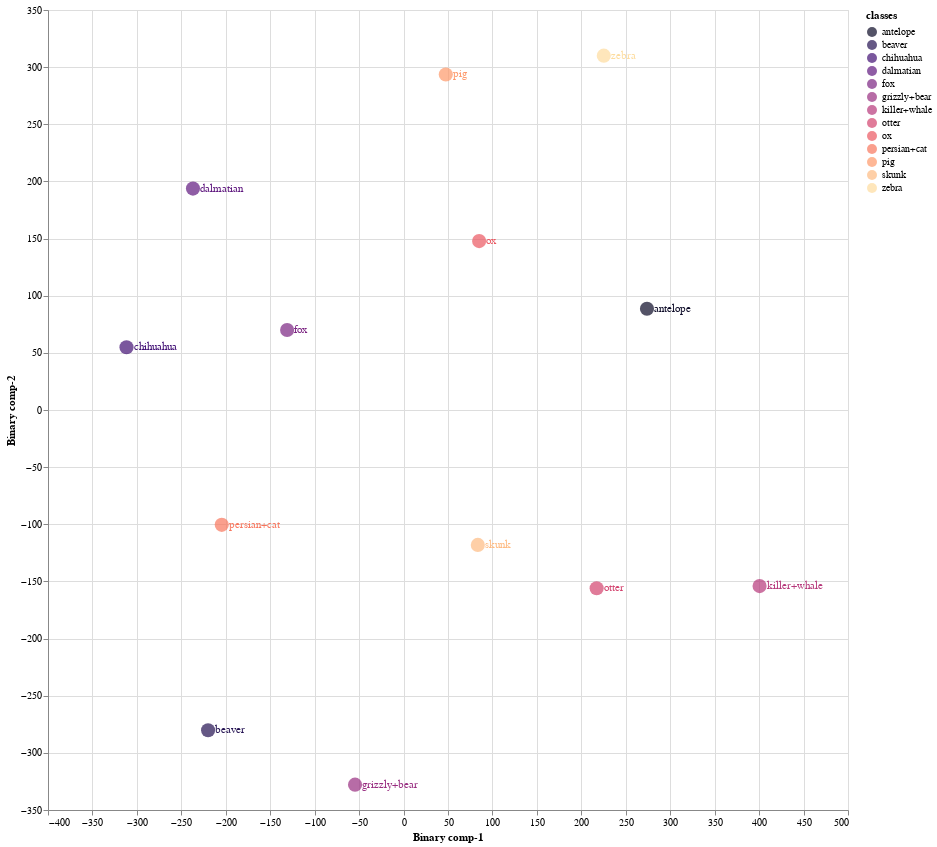
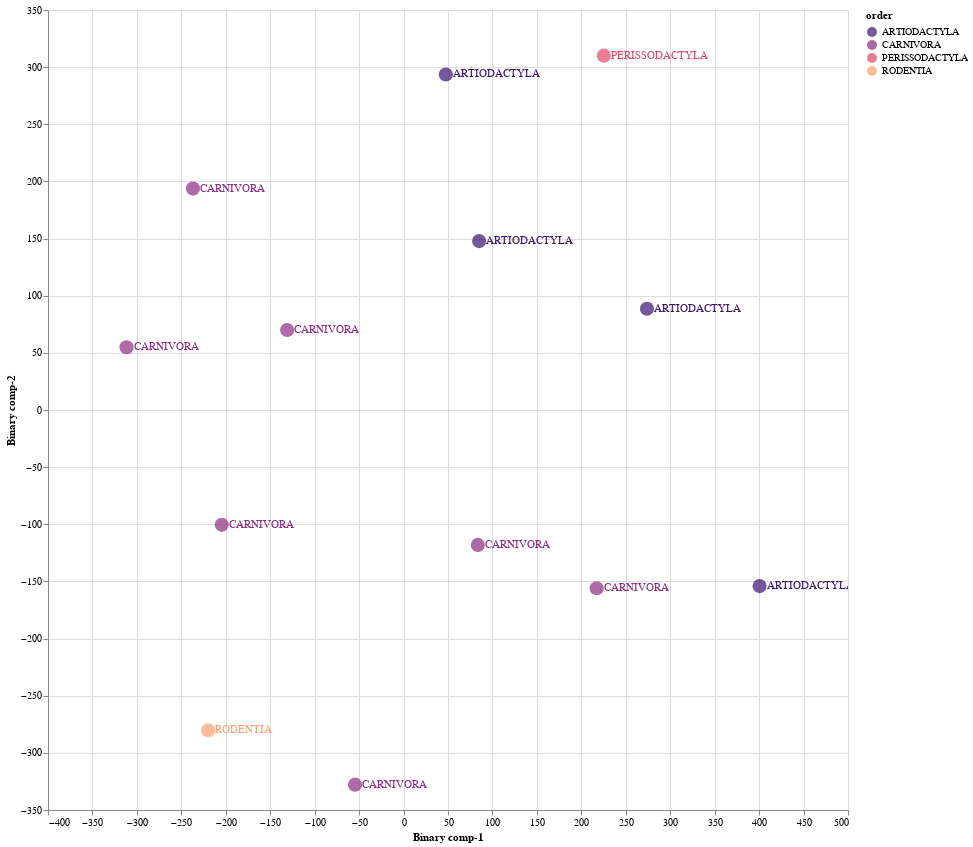

These figures' notebook cell, in order:
### Code cell
Train02 = CZSL(mode = "Train", 
               split = 2, 
               DNN = ProjectionNetwork2, 
               epochs = 13, 
               bs = 34, 
               numunits = 0, 
               lr = 0.032045737317419054, 
               optimiser = nn.Sigmoid(), 
               dropout = 0.15445606357703778, 
               mom = 0.9042552894432444, 
               wd = 0,  
               device = 'cuda', 
               checkpoint = CP2, 
               pred_type = 'Probabilistic', 
               dist_type = 'cosine')

#mode
#1. "Train" - Use Train Val split
#2. "Test" - For Unseen Test Data

#split
# 1 -Train/Val Split 1
# 2 -Train/Val Split 2
# 3 -Train/Val Split 3

#pred_type
#1. "Probabilistic" - continous real numbers giving probability for prdiction to be 1
#2. "Deterministic" - 1 or 0 prediction values

#dist_type
#1. euclidean
#2. cosine
#3. hamming
#4. jaccard

### Figure 1 — Vega-Lite specification as saved in the notebook (floating-point values rounded to 4 significant figures)
{"config": {"view": {"continuousWidth": 400, "continuousHeight": 300}}, "layer": [{"mark": {"type": "circle", "size": 200}, "encoding": {"color": {"field": "classes", "scale": {"scheme": "Magma"}, "type": "nominal"}, "x": {"field": "Binary comp-1", "type": "quantitative"}, "y": {"field": "Binary comp-2", "type": "quantitative"}}, "height": 800, "selection": {"selector007": {"type": "interval", "bind": "scales", "encodings": ["x", "y"]}}, "width": 800}, {"mark": {"type": "text", "align": "left", "baseline": "middle", "dx": 7}, "encoding": {"color": {"field": "classes", "scale": {"scheme": "Magma"}, "type": "nominal"}, "text": {"field": "classes", "type": "nominal"}, "x": {"field": "Binary comp-1", "type": "quantitative"}, "y": {"field": "Binary comp-2", "type": "quantitative"}}, "height": 800, "width": 800}], "data": {"name": "data-043f39e4dca9e45f1f3873fe8c2dc584"}, "$schema": "https://vega.github.io/schema/vega-lite/v4.17.0.json", "datasets": {"data-043f39e4dca9e45f1f3873fe8c2dc584": [{"Binary comp-1": 273.8, "Binary comp-2": 88.56, "classes": "antelope", "sciName": "Antilope_cervicapra", "animal_label": 1, "animal_class": "antelope", "mainCommonName": "Blackbuck", "otherCommonNames": "Indian Antelope", "class": "Mammalia", "infraclass": "Placentalia", "magnorder": "Boreoeutheria", "superorder": "Laurasiatheria", "order": "ARTIODACTYLA", "suborder": "RUMINANTIA", "infraorder": "PECORA", "parvorder": null, "superfamily": null, "family": "BOVIDAE", "subfamily": "ANTILOPINAE", "tribe": "ANTILOPINI", "genus": "Antilope"}, {"Binary comp-1": -54.58, "Binary comp-2": -327.8, "classes": "grizzly+bear", "sciName": "Ursus_arctos", "animal_label": 2, "animal_class": "grizzly+bear", "mainCommonName": "Brown Bear", "otherCommonNames": "Grizzly Bear|Kodiak Bear", "class": "Mammalia", "infraclass": "Placentalia", "magnorder": "Boreoeutheria", "superorder": "Laurasiatheria", "order": "CARNIVORA", "suborder": "CANIFORMIA", "infraorder": "ARCTOIDEA", "parvorder": null, "superfamily": "URSOIDEA", "family": "URSIDAE", "subfamily": "URSINAE", "tribe": null, "genus": "Ursus"}, {"Binary comp-1": 400.5, "Binary comp-2": -154.1, "classes": "killer+whale", "sciName": "Orcinus_orca", "animal_label": 3, "animal_class": "killer+whale", "mainCommonName": "Killer Whale", "otherCommonNames": "Orca", "class": "Mammalia", "infraclass": "Placentalia", "magnorder": "Boreoeutheria", "superorder": "Laurasiatheria", "order": "ARTIODACTYLA", "suborder": "WHIPPOMORPHA", "infraorder": "CETACEA", "parvorder": "ODONTOCETI", "superfamily": "DELPHINOIDEA", "family": "DELPHINIDAE", "subfamily": "INCERTAE SEDIS", "tribe": null, "genus": "Orcinus"}, {"Binary comp-1": -219.9, "Binary comp-2": -280.3, "classes": "beaver", "sciName": "Aplodontia_rufa", "animal_label": 4, "animal_class": "beaver", "mainCommonName": "Mountain Beaver", "otherCommonNames": "Boomer|Sewellel|Point Arena Mountain Beaver|Point Reyes Mountain Beaver", "class": "Mammalia", "infraclass": "Placentalia", "magnorder": "Boreoeutheria", "superorder": "Euarchontoglires", "order": "RODENTIA", "suborder": "SCIUROMORPHA", "infraorder": null, "parvorder": null, "superfamily": null, "family": "APLODONTIIDAE", "subfamily": null, "tribe": null, "genus": "Aplodontia"}, {"Binary comp-1": -236.9, "Binary comp-2": 193.7, "classes": "dalmatian", "sciName": "Canis_familiaris", "animal_label": 5, "animal_class": "dalmatian", "mainCommonName": "Domestic Dog", "otherCommonNames": "Dog|Dingo|Feral Dog|New Guinea Singing Dog|Village Dog", "class": "Mammalia", "infraclass": "Placentalia", "magnorder": "Boreoeutheria", "superorder": "Laurasiatheria", "order": "CARNIVORA", "suborder": "CANIFORMIA", "infraorder": "CANOIDEA", "parvorder": null, "superfamily": null, "family": "CANIDAE", "subfamily": null, "tribe": null, "genus": "Canis"}, {"Binary comp-1": -204.5, "Binary comp-2": -100.5, "classes": "persian+cat", "sciName": "Felis_catus", "animal_label": 6, "animal_class": "persian+cat", "mainCommonName": "Domestic Cat", "otherCommonNames": "Cat", "class": "Mammalia", "infraclass": "Placentalia", "magnorder": "Boreoeutheria", "superorder": "Laurasiatheria", "order": "CARNIVORA", "suborder": "FELIFORMIA", "infraorder": "FELOIDEA", "parvorder": null, "superfamily": null, "family": "FELIDAE", "subfamily": "FELINAE", "tribe": null, "genus": "Felis"}, {"Binary comp-1": 83.55, "Binary comp-2": -118.0, "classes": "skunk", "sciName": "Spilogale_putorius", "animal_label": 11, "animal_class": "skunk", "mainCommonName": "Alleghanian Spotted Skunk", "otherCommonNames": "Eastern Spotted Skunk", "class": "Mammalia", "infraclass": "Placentalia", "magnorder": "Boreoeutheria", "superorder": "Laurasiatheria", "order": "CARNIVORA", "suborder": "CANIFORMIA", "infraorder": "ARCTOIDEA", "parvorder": null, "superfamily": "MUSTELOIDEA", "family": "MEPHITIDAE", "subfamily": "MEPHITINAE", "tribe": null, "genus": "Spilogale"}, {"Binary comp-1": 85.03, "Binary comp-2": 147.8, "classes": "ox", "sciName": "Bos_sauveli", "animal_label": 21, "animal_class": "ox", "mainCommonName": "Kouprey", "otherCommonNames": "Gray Ox|Indochinese Forest Ox", "class": "Mammalia", "infraclass": "Placentalia", "magnorder": "Boreoeutheria", "superorder": "Laurasiatheria", "order": "ARTIODACTYLA", "suborder": "RUMINANTIA", "infraorder": "PECORA", "parvorder": null, "superfamily": null, "family": "BOVIDAE", "subfamily": "BOVINAE", "tribe": "BOVINI", "genus": "Bos"}, {"Binary comp-1": -131.0, "Binary comp-2": 70.01, "classes": "fox", "sciName": "Vulpes_lagopus", "animal_label": 22, "animal_class": "fox", "mainCommonName": "Arctic Fox", "otherCommonNames": "Polar Fox", "class": "Mammalia", "infraclass": "Placentalia", "magnorder": "Boreoeutheria", "superorder": "Laurasiatheria", "order": "CARNIVORA", "suborder": "CANIFORMIA", "infraorder": "CANOIDEA", "parvorder": null, "superfamily": null, "family": "CANIDAE", "subfamily": null, "tribe": null, "genus": "Vulpes"}, {"Binary comp-1": -311.7, "Binary comp-2": 54.89, "classes": "chihuahua", "sciName": "Canis_familiaris", "animal_label": 33, "animal_class": "chihuahua", "mainCommonName": "Domestic Dog", "otherCommonNames": "Dog|Dingo|Feral Dog|New Guinea Singing Dog|Village Dog", "class": "Mammalia", "infraclass": "Placentalia", "magnorder": "Boreoeutheria", "superorder": "Laurasiatheria", "order": "CARNIVORA", "suborder": "CANIFORMIA", "infraorder": "CANOIDEA", "parvorder": null, "superfamily": null, "family": "CANIDAE", "subfamily": null, "tribe": null, "genus": "Canis"}, {"Binary comp-1": 217.2, "Binary comp-2": -156.0, "classes": "otter", "sciName": "Aonyx_capensis", "animal_label": 36, "animal_class": "otter", "mainCommonName": "African Clawless Otter", "otherCommonNames": "Cape Clawless Otter", "class": "Mammalia", "infraclass": "Placentalia", "magnorder": "Boreoeutheria", "superorder": "Laurasiatheria", "order": "CARNIVORA", "suborder": "CANIFORMIA", "infraorder": "ARCTOIDEA", "parvorder": null, "superfamily": "MUSTELOIDEA", "family": "MUSTELIDAE", "subfamily": "LUTRINAE", "tribe": null, "genus": "Aonyx"}, {"Binary comp-1": 225.3, "Binary comp-2": 310.0, "classes": "zebra", "sciName": "Equus_grevyi", "animal_label": 38, "animal_class": "zebra", "mainCommonName": "Grevy's Zebra", "otherCommonNames": "Imperial Zebra", "class": "Mammalia", "infraclass": "Placentalia", "magnorder": "Boreoeutheria", "superorder": "Laurasiatheria", "order": "PERISSODACTYLA", "suborder": "HIPOMORPHA", "infraorder": null, "parvorder": null, "superfamily": null, "family": "EQUIDAE", "subfamily": null, "tribe": null, "genus": "Equus"}, {"Binary comp-1": 47.53, "Binary comp-2": 293.6, "classes": "pig", "sciName": "Sus_domesticus", "animal_label": 42, "animal_class": "pig", "mainCommonName": "Domestic Pig", "otherCommonNames": "Hog|Pig|Swine", "class": "Mammalia", "infraclass": "Placentalia", "magnorder": "Boreoeutheria", "superorder": "Laurasiatheria", "order": "ARTIODACTYLA", "suborder": "SUINA", "infraorder": null, "parvorder": null, "superfamily": null, "family": "SUIDAE", "subfamily": null, "tribe": null, "genus": "Sus"}]}}

### Figure 2 — Vega-Lite specification as saved in the notebook (floating-point values rounded to 4 significant figures)
{"config": {"view": {"continuousWidth": 400, "continuousHeight": 300}}, "layer": [{"mark": {"type": "circle", "size": 200}, "encoding": {"color": {"field": "order", "scale": {"scheme": "Magma"}, "type": "nominal"}, "x": {"field": "Binary comp-1", "type": "quantitative"}, "y": {"field": "Binary comp-2", "type": "quantitative"}}, "height": 800, "selection": {"selector008": {"type": "interval", "bind": "scales", "encodings": ["x", "y"]}}, "width": 800}, {"mark": {"type": "text", "align": "left", "baseline": "middle", "dx": 7}, "encoding": {"color": {"field": "order", "scale": {"scheme": "Magma"}, "type": "nominal"}, "text": {"field": "order", "type": "nominal"}, "x": {"field": "Binary comp-1", "type": "quantitative"}, "y": {"field": "Binary comp-2", "type": "quantitative"}}, "height": 800, "width": 800}], "data": {"name": "data-043f39e4dca9e45f1f3873fe8c2dc584"}, "$schema": "https://vega.github.io/schema/vega-lite/v4.17.0.json", "datasets": {"data-043f39e4dca9e45f1f3873fe8c2dc584": [{"Binary comp-1": 273.8, "Binary comp-2": 88.56, "classes": "antelope", "sciName": "Antilope_cervicapra", "animal_label": 1, "animal_class": "antelope", "mainCommonName": "Blackbuck", "otherCommonNames": "Indian Antelope", "class": "Mammalia", "infraclass": "Placentalia", "magnorder": "Boreoeutheria", "superorder": "Laurasiatheria", "order": "ARTIODACTYLA", "suborder": "RUMINANTIA", "infraorder": "PECORA", "parvorder": null, "superfamily": null, "family": "BOVIDAE", "subfamily": "ANTILOPINAE", "tribe": "ANTILOPINI", "genus": "Antilope"}, {"Binary comp-1": -54.58, "Binary comp-2": -327.8, "classes": "grizzly+bear", "sciName": "Ursus_arctos", "animal_label": 2, "animal_class": "grizzly+bear", "mainCommonName": "Brown Bear", "otherCommonNames": "Grizzly Bear|Kodiak Bear", "class": "Mammalia", "infraclass": "Placentalia", "magnorder": "Boreoeutheria", "superorder": "Laurasiatheria", "order": "CARNIVORA", "suborder": "CANIFORMIA", "infraorder": "ARCTOIDEA", "parvorder": null, "superfamily": "URSOIDEA", "family": "URSIDAE", "subfamily": "URSINAE", "tribe": null, "genus": "Ursus"}, {"Binary comp-1": 400.5, "Binary comp-2": -154.1, "classes": "killer+whale", "sciName": "Orcinus_orca", "animal_label": 3, "animal_class": "killer+whale", "mainCommonName": "Killer Whale", "otherCommonNames": "Orca", "class": "Mammalia", "infraclass": "Placentalia", "magnorder": "Boreoeutheria", "superorder": "Laurasiatheria", "order": "ARTIODACTYLA", "suborder": "WHIPPOMORPHA", "infraorder": "CETACEA", "parvorder": "ODONTOCETI", "superfamily": "DELPHINOIDEA", "family": "DELPHINIDAE", "subfamily": "INCERTAE SEDIS", "tribe": null, "genus": "Orcinus"}, {"Binary comp-1": -219.9, "Binary comp-2": -280.3, "classes": "beaver", "sciName": "Aplodontia_rufa", "animal_label": 4, "animal_class": "beaver", "mainCommonName": "Mountain Beaver", "otherCommonNames": "Boomer|Sewellel|Point Arena Mountain Beaver|Point Reyes Mountain Beaver", "class": "Mammalia", "infraclass": "Placentalia", "magnorder": "Boreoeutheria", "superorder": "Euarchontoglires", "order": "RODENTIA", "suborder": "SCIUROMORPHA", "infraorder": null, "parvorder": null, "superfamily": null, "family": "APLODONTIIDAE", "subfamily": null, "tribe": null, "genus": "Aplodontia"}, {"Binary comp-1": -236.9, "Binary comp-2": 193.7, "classes": "dalmatian", "sciName": "Canis_familiaris", "animal_label": 5, "animal_class": "dalmatian", "mainCommonName": "Domestic Dog", "otherCommonNames": "Dog|Dingo|Feral Dog|New Guinea Singing Dog|Village Dog", "class": "Mammalia", "infraclass": "Placentalia", "magnorder": "Boreoeutheria", "superorder": "Laurasiatheria", "order": "CARNIVORA", "suborder": "CANIFORMIA", "infraorder": "CANOIDEA", "parvorder": null, "superfamily": null, "family": "CANIDAE", "subfamily": null, "tribe": null, "genus": "Canis"}, {"Binary comp-1": -204.5, "Binary comp-2": -100.5, "classes": "persian+cat", "sciName": "Felis_catus", "animal_label": 6, "animal_class": "persian+cat", "mainCommonName": "Domestic Cat", "otherCommonNames": "Cat", "class": "Mammalia", "infraclass": "Placentalia", "magnorder": "Boreoeutheria", "superorder": "Laurasiatheria", "order": "CARNIVORA", "suborder": "FELIFORMIA", "infraorder": "FELOIDEA", "parvorder": null, "superfamily": null, "family": "FELIDAE", "subfamily": "FELINAE", "tribe": null, "genus": "Felis"}, {"Binary comp-1": 83.55, "Binary comp-2": -118.0, "classes": "skunk", "sciName": "Spilogale_putorius", "animal_label": 11, "animal_class": "skunk", "mainCommonName": "Alleghanian Spotted Skunk", "otherCommonNames": "Eastern Spotted Skunk", "class": "Mammalia", "infraclass": "Placentalia", "magnorder": "Boreoeutheria", "superorder": "Laurasiatheria", "order": "CARNIVORA", "suborder": "CANIFORMIA", "infraorder": "ARCTOIDEA", "parvorder": null, "superfamily": "MUSTELOIDEA", "family": "MEPHITIDAE", "subfamily": "MEPHITINAE", "tribe": null, "genus": "Spilogale"}, {"Binary comp-1": 85.03, "Binary comp-2": 147.8, "classes": "ox", "sciName": "Bos_sauveli", "animal_label": 21, "animal_class": "ox", "mainCommonName": "Kouprey", "otherCommonNames": "Gray Ox|Indochinese Forest Ox", "class": "Mammalia", "infraclass": "Placentalia", "magnorder": "Boreoeutheria", "superorder": "Laurasiatheria", "order": "ARTIODACTYLA", "suborder": "RUMINANTIA", "infraorder": "PECORA", "parvorder": null, "superfamily": null, "family": "BOVIDAE", "subfamily": "BOVINAE", "tribe": "BOVINI", "genus": "Bos"}, {"Binary comp-1": -131.0, "Binary comp-2": 70.01, "classes": "fox", "sciName": "Vulpes_lagopus", "animal_label": 22, "animal_class": "fox", "mainCommonName": "Arctic Fox", "otherCommonNames": "Polar Fox", "class": "Mammalia", "infraclass": "Placentalia", "magnorder": "Boreoeutheria", "superorder": "Laurasiatheria", "order": "CARNIVORA", "suborder": "CANIFORMIA", "infraorder": "CANOIDEA", "parvorder": null, "superfamily": null, "family": "CANIDAE", "subfamily": null, "tribe": null, "genus": "Vulpes"}, {"Binary comp-1": -311.7, "Binary comp-2": 54.89, "classes": "chihuahua", "sciName": "Canis_familiaris", "animal_label": 33, "animal_class": "chihuahua", "mainCommonName": "Domestic Dog", "otherCommonNames": "Dog|Dingo|Feral Dog|New Guinea Singing Dog|Village Dog", "class": "Mammalia", "infraclass": "Placentalia", "magnorder": "Boreoeutheria", "superorder": "Laurasiatheria", "order": "CARNIVORA", "suborder": "CANIFORMIA", "infraorder": "CANOIDEA", "parvorder": null, "superfamily": null, "family": "CANIDAE", "subfamily": null, "tribe": null, "genus": "Canis"}, {"Binary comp-1": 217.2, "Binary comp-2": -156.0, "classes": "otter", "sciName": "Aonyx_capensis", "animal_label": 36, "animal_class": "otter", "mainCommonName": "African Clawless Otter", "otherCommonNames": "Cape Clawless Otter", "class": "Mammalia", "infraclass": "Placentalia", "magnorder": "Boreoeutheria", "superorder": "Laurasiatheria", "order": "CARNIVORA", "suborder": "CANIFORMIA", "infraorder": "ARCTOIDEA", "parvorder": null, "superfamily": "MUSTELOIDEA", "family": "MUSTELIDAE", "subfamily": "LUTRINAE", "tribe": null, "genus": "Aonyx"}, {"Binary comp-1": 225.3, "Binary comp-2": 310.0, "classes": "zebra", "sciName": "Equus_grevyi", "animal_label": 38, "animal_class": "zebra", "mainCommonName": "Grevy's Zebra", "otherCommonNames": "Imperial Zebra", "class": "Mammalia", "infraclass": "Placentalia", "magnorder": "Boreoeutheria", "superorder": "Laurasiatheria", "order": "PERISSODACTYLA", "suborder": "HIPOMORPHA", "infraorder": null, "parvorder": null, "superfamily": null, "family": "EQUIDAE", "subfamily": null, "tribe": null, "genus": "Equus"}, {"Binary comp-1": 47.53, "Binary comp-2": 293.6, "classes": "pig", "sciName": "Sus_domesticus", "animal_label": 42, "animal_class": "pig", "mainCommonName": "Domestic Pig", "otherCommonNames": "Hog|Pig|Swine", "class": "Mammalia", "infraclass": "Placentalia", "magnorder": "Boreoeutheria", "superorder": "Laurasiatheria", "order": "ARTIODACTYLA", "suborder": "SUINA", "infraorder": null, "parvorder": null, "superfamily": null, "family": "SUIDAE", "subfamily": null, "tribe": null, "genus": "Sus"}]}}
